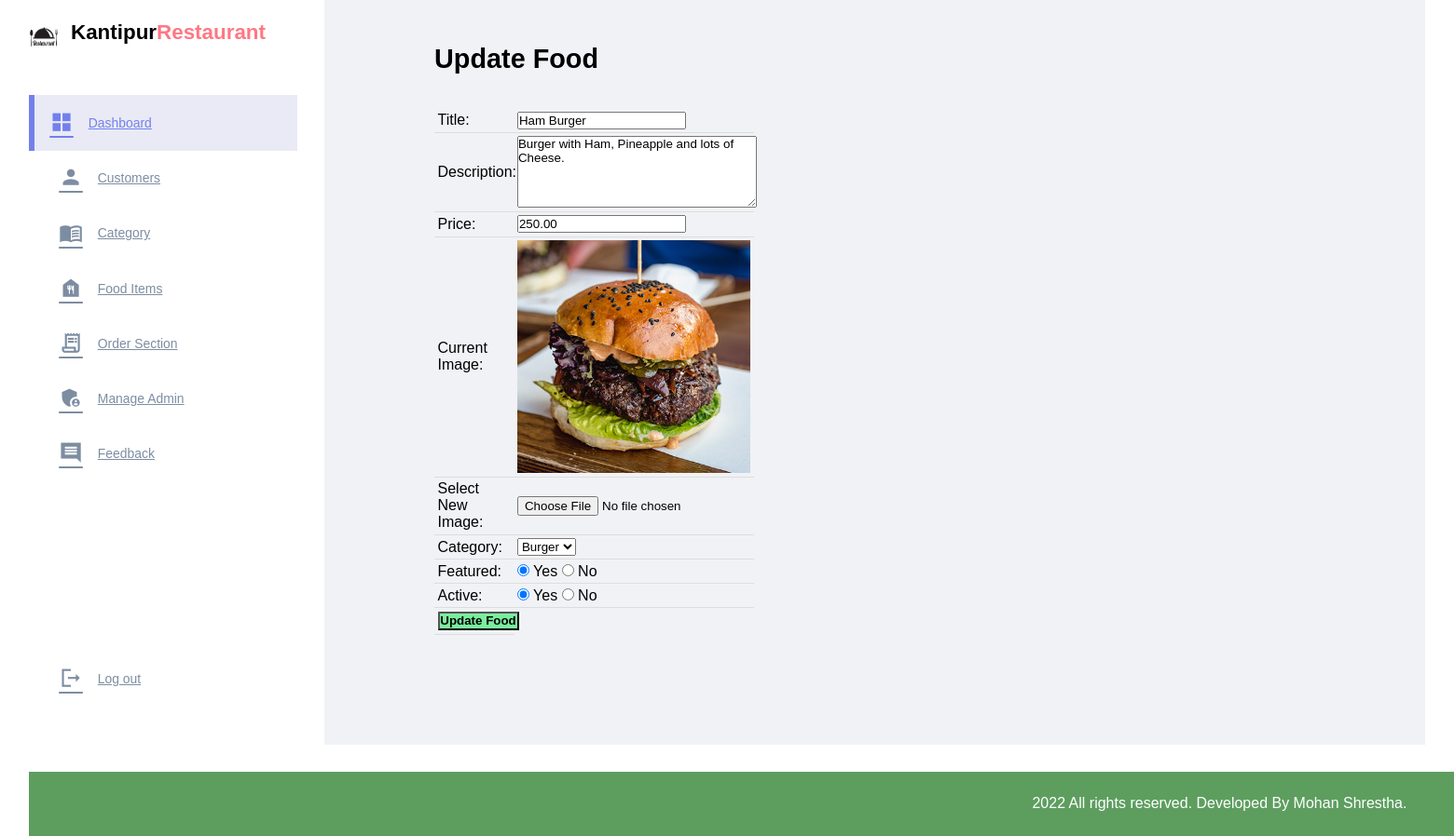
The page /admin/update-food.php?id=4 (signed in) on the database its author committed.
### tables this page shows
CREATE TABLE `tbl_food` (
  `id` int(10) UNSIGNED NOT NULL,
  `title` varchar(100) NOT NULL,
  `description` text NOT NULL,
  `price` decimal(10,2) NOT NULL,
  `image_name` varchar(255) NOT NULL,
  `category_id` int(10) UNSIGNED NOT NULL,
  `featured` varchar(10) NOT NULL,
  `active` varchar(10) NOT NULL
);

CREATE TABLE `tbl_category` (
  `id` int(10) UNSIGNED NOT NULL,
  `title` varchar(100) NOT NULL,
  `image_name` varchar(255) NOT NULL,
  `featured` varchar(10) NOT NULL,
  `active` varchar(10) NOT NULL
);

### admin/update-food.php (the view, shortened to what this page needs)
<?php include('partials/menu.php'); ?>
<?php
    if(isset($_GET['id']))
    {
        $id = $_GET['id'];
        $sql2 = "SELECT * FROM tbl_food WHERE id=$id";
        $res2 = mysqli_query($conn, $sql2);
        $row2 = mysqli_fetch_assoc($res2);
        $title = $row2['title'];
        $description = $row2['description'];
        $price = $row2['price'];
        $current_image = $row2['image_name'];
        $current_category = $row2['category_id'];
        $featured = $row2['featured'];
        $active = $row2['active'];
    }
    else
    {
        header('location:'.ADMIN_URI.'admin/manage-food.php');
    }
?>
<div class="main-content">
    <div class="wrapper">
        <h1>Update Food</h1>
        <br><br>
        <form action="" method="POST" enctype="multipart/form-data">
        <table class="tbl-30">
            <tr>
                <td>Title: </td>
                <td>
                    <input type="text" name="title" value="<?php echo $title; ?>">
                </td>
            </tr>
            <tr>
                <td>Description: </td>
                <td>
                    <textarea name="description" cols="30" rows="5"><?php echo $description; ?></textarea>
                </td>
            </tr>
            <tr>
                <td>Price: </td>
                <td>
                    <input type="number" name="price" value="<?php echo $price; ?>">
                </td>
            </tr>
            <tr>
                <td>Current Image: </td>
                <td>
                    <?php
                        if($current_image == "")
                        {
                            echo "<div class='error'>Image not Available.</div>";
                        }
                        else
                        {
                            ?>
                            <img src="<?php echo ADMIN_URI; ?>images/food/<?php echo $current_image; ?>" width="150px">
                            <?php
                        }
                    ?>
                </td>
            </tr>
            <tr>
                <td>Select New Image: </td>
                <td>
                    <input type="file" name="image">
                </td>
            </tr>
            <tr>
                <td>Category: </td>
                <td>
                    <select name="category">
                        <?php
                            $sql = "SELECT * FROM tbl_category WHERE active='Yes'";
                            $res = mysqli_query($conn, $sql);
                            $count = mysqli_num_rows($res);
                            if($count>0)
                            {
                                while($row=mysqli_fetch_assoc($res))
                                {
                                    $category_title = $row['title'];
                                    $category_id = $row['id'];
                                    ?>
                                    <option <?php if($current_category==$category_id){echo "selected";} ?> value="<?php echo $category_id; ?>"><?php echo $category_title; ?></option>
                                    <?php
                                }
                            }
                            else
                            {
                                echo "<option value='0'>Category Not Available.</option>";
                            }
                        ?>
                    </select>
                </td>
            </tr>
            <tr>
                <td>Featured: </td>
                <td>
                    <input <?php if($featured=="Yes") {echo "checked";} ?> type="radio" name="featured" value="Yes"> Yes
                    <input <?php if($featured=="No") {echo "checked";} ?> type="radio" name="featured" value="No"> No
                </td>
            </tr>
            <tr>
                <td>Active: </td>
                <td>
                    <input <?php if($active=="Yes") {echo "checked";} ?> type="radio" name="active" value="Yes"> Yes
                    <input <?php if($active=="No") {echo "checked";} ?> type="radio" name="active" value="No"> No
                </td>
            </tr>
            <tr>
                <td>
                    <input type="submit" name="submit" value="Update Food" class="btn-secondary">
                </td>
            </tr>
        </table>
        </form>
    </div>
</div>
<?php include('partials/footer.php'); ?>

### css/admin.css (style rules this page uses)
* { margin: 0; padding: 0; font-family: Arial, Helvetica, sans-serif; }
.wrapper { padding: 1%; width: 80%; margin: 0 auto; }
.tbl-30 { width: 30%; }
table { border-collapse: collapse; width: 100%; }
th, td { padding: 8px; text-align: left; border-bottom: 1px solid #ddd; }
table tr td { padding: 1%; }
.btn-secondary { background-color: #7bed9f; padding: 1%; color: black; text-decoration: none; font-weight: bold; }
.main-content { background-color: #f1f2f6; padding: 3% 0; }
:root { --color-primary:#7380ec; --color-danger: #ff7782; --color-success: #41f1b6; --color-warning: #ffbb55; --color-white: #fff; --color-info-dark: #7d8da1; --color-info-light: #dce1eb; --color-dark: #363949; --color-light: rgba(132, 139, 200, 0.18); --color-primary-variant: #111e88; --color-dark-variant: #677483; --color-background: #f6f6f9; --card-border-radius: 2rem; --border-radius-1: 0.4rem; --border-radius-2: 0.8rem; --border-radius-3: 1.2rem; --card-padding: 1.8rem; --padding-1: 1.2rem; --box-shadow: 0 2rem 3rem var(--color-light); }
img { display: block; width: 100%; }
h1 { font-weight: 800; font-size: 1.8rem; }

### rows shown on the page
tbl_food: title "Ham Burger", description "Burger with Ham, Pineapple and lots of Cheese.", price "250.00", image_name (picture), category "Burger", featured "☑", active "☑"
